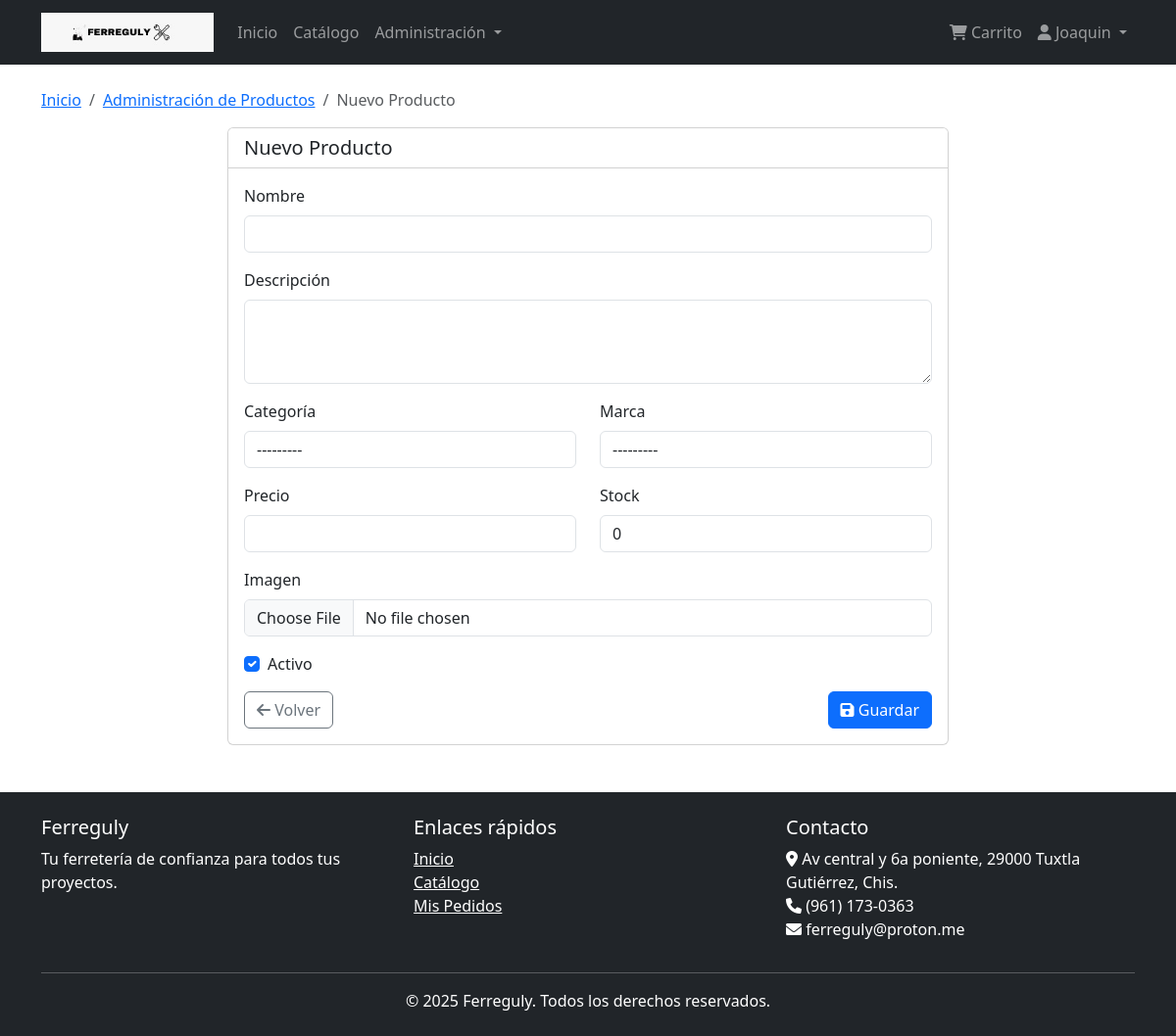
Screenshot of /productos/admin/productos/crear/ (signed in) with the database file from the repository.
### usuarios/models.py (models this page shows, shortened)
class Usuario(AbstractBaseUser, PermissionsMixin):
    id_usuario = models.AutoField(primary_key=True)
    nombre = models.CharField(max_length=35)
    apellidos = models.CharField(max_length=50)
    email = models.EmailField(max_length=45, unique=True)
    telefono = models.CharField(max_length=10, null=True, blank=True)
    tipo_usuario = models.CharField(
        max_length=15,
        choices=[('cliente', 'Cliente'), ('administrador', 'Administrador')],
        default='cliente'
    )
    fecha_registro = models.DateTimeField(default=timezone.now)
    activo = models.BooleanField(default=True)
    is_staff = models.BooleanField(default=False)
    is_active = models.BooleanField(default=True)
    USERNAME_FIELD = 'email'
    REQUIRED_FIELDS = ['nombre', 'apellidos']
    objects = UsuarioManager()
    class Meta:
        db_table = 'usuario'
        verbose_name = 'Usuario'
        verbose_name_plural = 'Usuarios'

### productos/models.py (models this page shows)
class Marca(models.Model):
    id_marca = models.AutoField(primary_key=True)
    nombre = models.CharField(max_length=35)
    activo = models.BooleanField(default=True)
    def __str__(self):
        return self.nombre
    class Meta:
        db_table = 'marca'
        verbose_name = 'Marca'
        verbose_name_plural = 'Marcas'

class Categoria(models.Model):
    id_categoria = models.AutoField(primary_key=True)
    nombre = models.CharField(max_length=35)
    descripcion = models.TextField(null=True, blank=True)
    activo = models.BooleanField(default=True)
    def __str__(self):
        return self.nombre
    class Meta:
        db_table = 'categoria'
        verbose_name = 'Categoría'
        verbose_name_plural = 'Categorías'

### productos/views.py (the view, shortened to what this page needs)
# urls.py: path('admin/productos/crear/', views.ProductoCreateView.as_view(), name='producto_crear'),
class ProductoCreateView(LoginRequiredMixin, CreateView):
    model = Producto
    form_class = ProductoForm
    template_name = 'productos/admin/productos/crear.html'
    success_url = reverse_lazy('productos_lista')
    def dispatch(self, request, *args, **kwargs):
        if not request.user.tipo_usuario == 'administrador':
            messages.error(request, 'No tienes permisos para acceder a esta página')
            return redirect('inicio')
        return super().dispatch(request, *args, **kwargs)

### productos/forms.py
class ProductoForm(forms.ModelForm):
    class Meta:
        model = Producto
        fields = [
            'nombre', 'descripcion', 'id_categoria', 'id_marca',
            'precio', 'stock', 'imagen', 'activo'
        ]
    def __init__(self, *args, **kwargs):
        super().__init__(*args, **kwargs)
        self.fields['id_categoria'].queryset = Categoria.objects.filter(activo=True)
        self.fields['id_marca'].queryset = Marca.objects.filter(activo=True)
        for field in self.fields:
            self.fields[field].widget.attrs.update({'class': 'form-control'})
        self.fields['descripcion'].widget = forms.Textarea(attrs={'class': 'form-control', 'rows': 3})
        self.fields['activo'].widget.attrs.update({'class': 'form-check-input'})

### templates/productos/admin/productos/crear.html (shortened to what this page needs)
{% extends 'base.html' %}
{% block content %}
<nav aria-label="breadcrumb" class="mt-3">
    <ol class="breadcrumb">
        <li class="breadcrumb-item"><a href="{% url 'inicio' %}">Inicio</a></li>
        <li class="breadcrumb-item"><a href="{% url 'productos_lista' %}">Administración de Productos</a></li>
        <li class="breadcrumb-item active">Nuevo Producto</li>
    </ol>
</nav>
<div class="row justify-content-center">
    <div class="col-md-8">
        <div class="card">
            <div class="card-header bg-white">
                <h5 class="mb-0">Nuevo Producto</h5>
            </div>
            <div class="card-body">
                <form method="post" enctype="multipart/form-data">
                    <div class="mb-3">
                        <label for="{{ form.nombre.id_for_label }}" class="form-label">Nombre</label>
                        {{ form.nombre }}
                    </div>
                    <div class="mb-3">
                        <label for="{{ form.descripcion.id_for_label }}" class="form-label">Descripción</label>
                        {{ form.descripcion }}
                    </div>
                    <div class="row mb-3">
                        <div class="col-md-6">
                            <label for="{{ form.id_categoria.id_for_label }}" class="form-label">Categoría</label>
                            {{ form.id_categoria }}
                        </div>
                        <div class="col-md-6">
                            <label for="{{ form.id_marca.id_for_label }}" class="form-label">Marca</label>
                            {{ form.id_marca }}
                        </div>
                    </div>
                    <div class="row mb-3">
                        <div class="col-md-6">
                            <label for="{{ form.precio.id_for_label }}" class="form-label">Precio</label>
                            {{ form.precio }}
                        </div>
                        <div class="col-md-6">
                            <label for="{{ form.stock.id_for_label }}" class="form-label">Stock</label>
                            {{ form.stock }}
                        </div>
                    </div>
                    <div class="mb-3">
                        <label for="{{ form.imagen.id_for_label }}" class="form-label">Imagen</label>
                        {{ form.imagen }}
                    </div>
                    <div class="mb-3 form-check">
                        {{ form.activo }}
                        <label class="form-check-label" for="{{ form.activo.id_for_label }}">Activo</label>
                    </div>
                    <div class="d-flex justify-content-between">
                        <a href="{% url 'productos_lista' %}" class="btn btn-outline-secondary">
                            <i class="fas fa-arrow-left"></i> Volver
                        </a>
                        <button type="submit" class="btn btn-primary">
                            <i class="fas fa-save"></i> Guardar
                        </button>
                    </div>
                </form>
            </div>
        </div>
    </div>
</div>
{% endblock %}

### templates/base.html (shortened to what this page needs)
{% load static %}
<!DOCTYPE html>
<html lang="es">
<head>
    <link href="https://cdn.jsdelivr.net/npm/bootstrap@5.3.0-alpha1/dist/css/bootstrap.min.css" rel="stylesheet">
    <link rel="stylesheet" href="https://cdnjs.cloudflare.com/ajax/libs/font-awesome/6.0.0/css/all.min.css">
</head>
<body>
    <nav class="navbar navbar-expand-lg navbar-dark bg-dark">
        <div class="container">
            <a class="navbar-brand" href="{% url 'inicio' %}">
                <img src="{% static 'img/ferreguly.jpeg' %}" alt="Ferreguly Logo" style="height: 40px; width: auto;">
            </a>
            <div class="collapse navbar-collapse" id="navbarNav">
                <ul class="navbar-nav me-auto">
                    <li class="nav-item">
                        <a class="nav-link" href="{% url 'inicio' %}">Inicio</a>
                    </li>
                    <li class="nav-item">
                        <a class="nav-link" href="{% url 'catalogo' %}">Catálogo</a>
                    </li>
                    {% if user.is_authenticated %}
                        {% if user.tipo_usuario == 'administrador' %}
                            <li class="nav-item dropdown">
                                <a class="nav-link dropdown-toggle" href="#" role="button" data-bs-toggle="dropdown">
                                    Administración
                                </a>
                            </li>
                        {% endif %}
                    {% endif %}
                </ul>
                <ul class="navbar-nav">
                    {% if user.is_authenticated %}
                        <li class="nav-item">
                            <a class="nav-link" href="{% url 'carrito_lista' %}">
                                <i class="fas fa-shopping-cart"></i> Carrito
                            </a>
                        </li>
                        <li class="nav-item dropdown">
                            <a class="nav-link dropdown-toggle" href="#" role="button" data-bs-toggle="dropdown">
                                <i class="fas fa-user"></i> {{ user.nombre }}
                            </a>
                        </li>
                    {% endif %}
                </ul>
            </div>
        </div>
    </nav>
    <main class="container my-4">
        {% block content %}{% endblock %}
    </main>
    <footer class="bg-dark text-white py-4 mt-5">
        <div class="container">
            <div class="row">
                <div class="col-md-4">
                    <h5>Ferreguly</h5>
                    <p>Tu ferretería de confianza para todos tus proyectos.</p>
                </div>
                <div class="col-md-4">
                    <h5>Enlaces rápidos</h5>
                    <ul class="list-unstyled">
                        <li><a href="{% url 'inicio' %}" class="text-white">Inicio</a></li>
                        <li><a href="{% url 'catalogo' %}" class="text-white">Catálogo</a></li>
                        {% if user.is_authenticated %}
                            <li><a href="{% url 'pedidos_lista' %}" class="text-white">Mis Pedidos</a></li>
                        {% else %}
                            <li><a href="{% url 'login' %}" class="text-white">Iniciar Sesión</a></li>
                        {% endif %}
                    </ul>
                </div>
                <div class="col-md-4">
                    <h5>Contacto</h5>
                    <address>
                        <i class="fas fa-map-marker-alt"></i> Av central y 6a poniente, 29000 Tuxtla Gutiérrez, Chis.<br>
                        <i class="fas fa-phone"></i> (961) 173-0363<br>
                        <i class="fas fa-envelope"></i> ferreguly@proton.me
                    </address>
                </div>
            </div>
            <hr>
            <div class="row">
                <div class="col-12 text-center">
                    <p class="mb-0">&copy; {% now "Y" %} Ferreguly. Todos los derechos reservados.</p>
                </div>
            </div>
        </div>
    </footer>
</body>
</html>

### rows the page displays
Usuario: nombre "Joaquin"
Marca: activo "☑"
Categoria: id_categoria "---------"
Marca: id_marca "---------"
